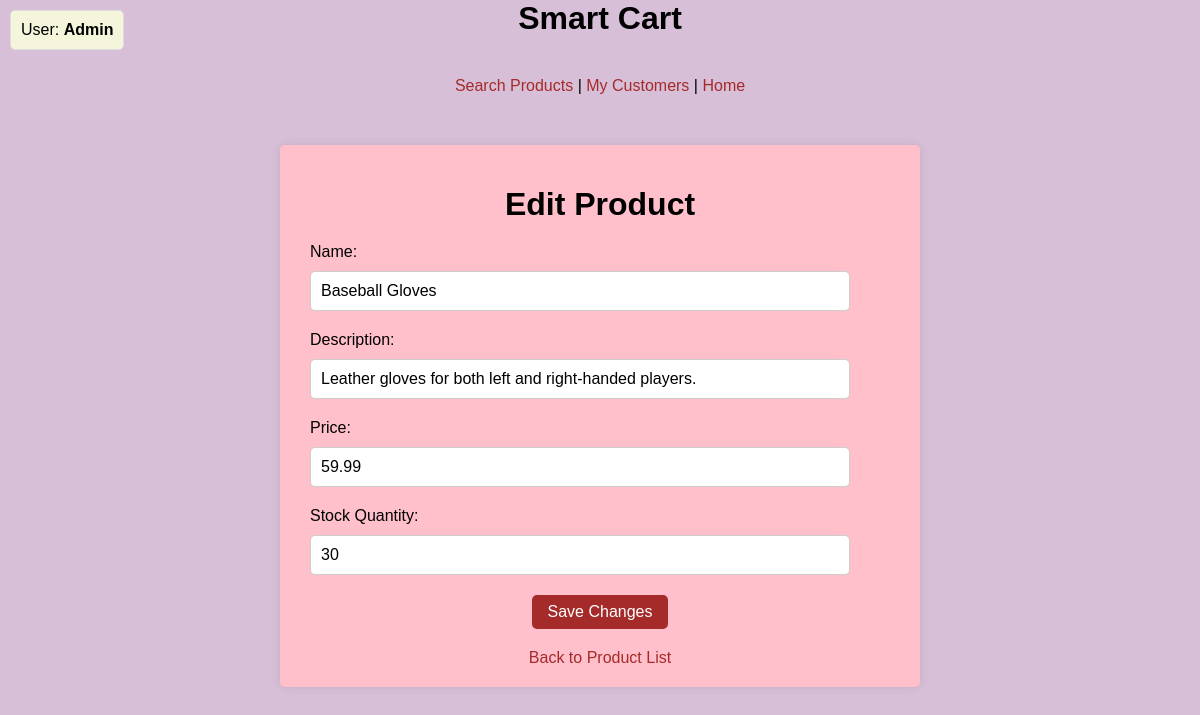
The app's page /edit_product.php?id=4 with its own data.
### tables this page shows
CREATE TABLE products (
    id INT AUTO_INCREMENT PRIMARY KEY,
    name VARCHAR(255) NOT NULL,
    description TEXT,
    price DECIMAL(10, 2) NOT NULL,
    stock_quantity INT NOT NULL
);

### edit_product.php (the view, shortened to what this page needs)
<?php
include 'db.php';
echo "<div style='position: fixed; top: 10px; left: 10px; padding: 10px; background-color: beige; border: 1px solid #ddd; border-radius: 5px;'>
        <p style='margin: 0; font-size: 16px;'>";
echo "User: <strong>Admin</strong>";
echo "</p></div>";
echo "<div style='text-align: center; margin-bottom: 20px;'>";
echo "<h1>Smart Cart</h1>";
echo "<a href='admin_product.php' class='links'>Search Products</a> | ";
echo "<a href='customer.php' class='links'>My Customers</a> | ";
echo "<a href='index.php' class='links'>Home</a>";
echo "</div>";
$product_id = isset($_GET['id']) ? intval($_GET['id']) : 0;
$sql = "SELECT * FROM products WHERE id = ?";
$stmt = $conn->prepare($sql);
$stmt->bind_param('i', $product_id);
$stmt->execute();
$result = $stmt->get_result();
$product = $result->fetch_assoc();
?>
<!DOCTYPE html>
<html lang="en">
<head>
</head>
<body>
    <div class="container">
        <h1>Edit Product</h1>
        <form action="edit_product.php?id=<?php echo $product_id; ?>" method="post">
            <label for="name">Name:</label>
            <input type="text" id="name" name="name" value="<?php echo htmlspecialchars($product['name']); ?>" required>
            <label for="description">Description:</label>
            <input type="text" id="description" name="description" value="<?php echo htmlspecialchars($product['description']); ?>" required>
            <label for="price">Price:</label>
            <input type="number" id="price" name="price" step="0.01" value="<?php echo htmlspecialchars($product['price']); ?>" required>
            <label for="stock_quantity">Stock Quantity:</label>
            <input type="number" id="stock_quantity" name="stock_quantity" value="<?php echo htmlspecialchars($product['stock_quantity']); ?>" required>
            <button type="submit">Save Changes</button>
        </form>
        <a href="admin_product.php">Back to Product List</a>
    </div>
</body>
</html>

### edit_product.php (style rules this page uses)
body { font-family: Arial, sans-serif; margin: 0; padding: 0; background-color: #D8BFD8; }
.links { display: inline-block; }
.container { width: 50%; margin: 50px auto; padding: 20px; background-color: pink; box-shadow: 0 0 10px rgba(0, 0, 0, 0.1); border-radius: 5px; }
h1 { text-align: center; margin-bottom: 20px; }
form { display: flex; flex-direction: column; }
label { margin-bottom: 10px; margin-left:10px; }
input[type="text"], input[type="number"] { width: 90%; padding: 10px; margin-bottom: 20px; margin-left: 10px; border: 1px solid #ccc; border-radius: 5px; font-size: 16px; }
button { padding: 8px 16px; background-color: brown; color: white; border: none; border-radius: 5px; cursor: pointer; font-size: 16px; width: auto; margin: 0 auto; display: block; }
a { text-align: center; display: block; margin-top: 20px; text-decoration: none; color: brown; }

### records on screen
products: name "Baseball Gloves", description "Leather gloves for both left and right-handed players.", price "59.99", stock_quantity "30"
